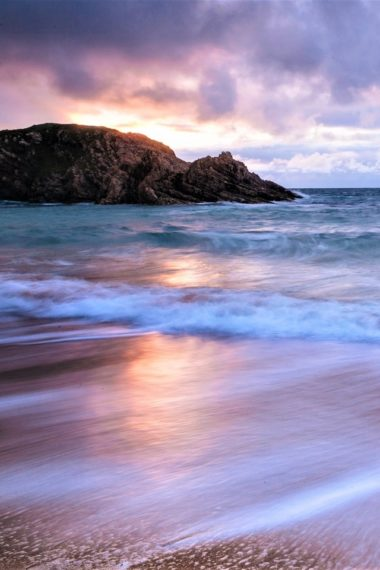
#> input picture imagea.jpg, 380 x 570 px
$ python main.py
#> lines starting #> are read from the running program, lines starting #| are printed output that depends on the picture
import matplotlib.pyplot as plt
from matplotlib import image as mpimg  # Changed import for image reading
from sklearn.cluster import KMeans

# Read the image
image = mpimg.imread('imagea.jpg')
#> image is the input picture: shape (570, 380, 3); mean R, G, B 149, 138.5, 169.1
print(image.shape)  # Optional :prints the shape of the image
#| (570, 380, 3)

# Flatten the image for clustering
x = image.reshape(-1, 3)

# Perform KMeans clustering
kmeans = KMeans(n_clusters=10, n_init=10)
kmeans.fit(x)
segmented_img = kmeans.cluster_centers_[kmeans.labels_]
segmented_img = segmented_img.reshape(image.shape)  # Use parentheses, not brackets

# Plot the segmented image
plt.imshow(segmented_img / 255)  # Divide by 255 if image is uint8 (0-255)
plt.axis('off')                  # Optional: hides axis
plt.show()                       # Shows the plot
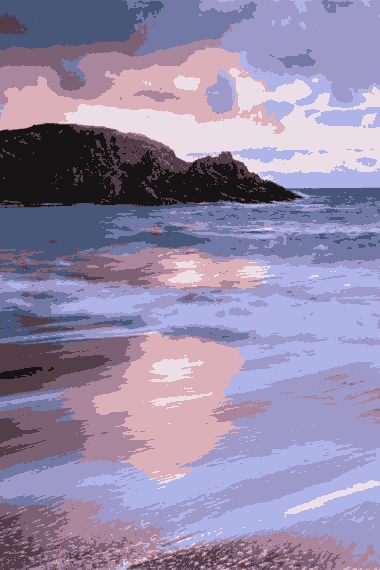
#> shown: shape (570, 380, 3) float64; mean R, G, B 0.584, 0.543, 0.663
